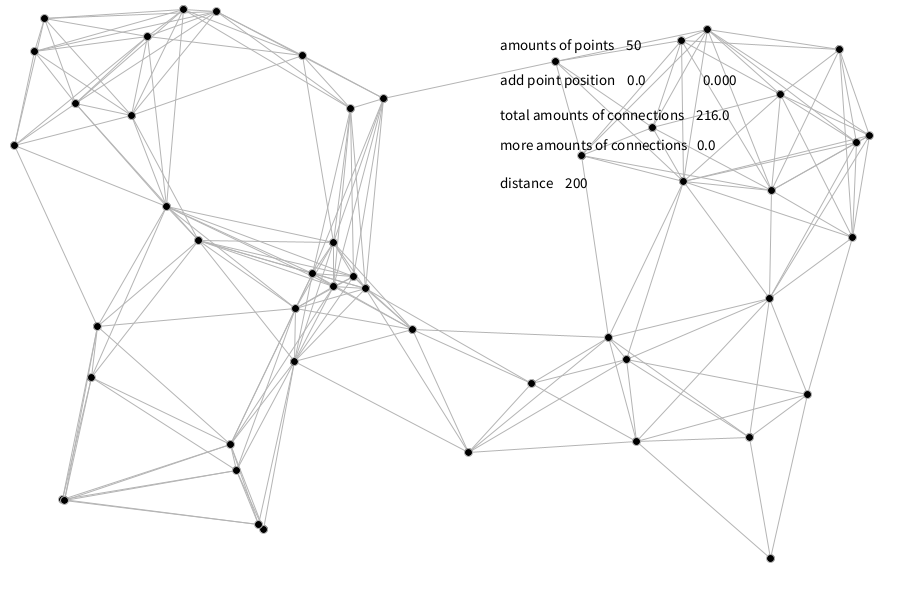
Frame 1 (no input)
Frame 60 (the mouse pressed at the canvas centre just before this capture): identical to frame 1, image omitted
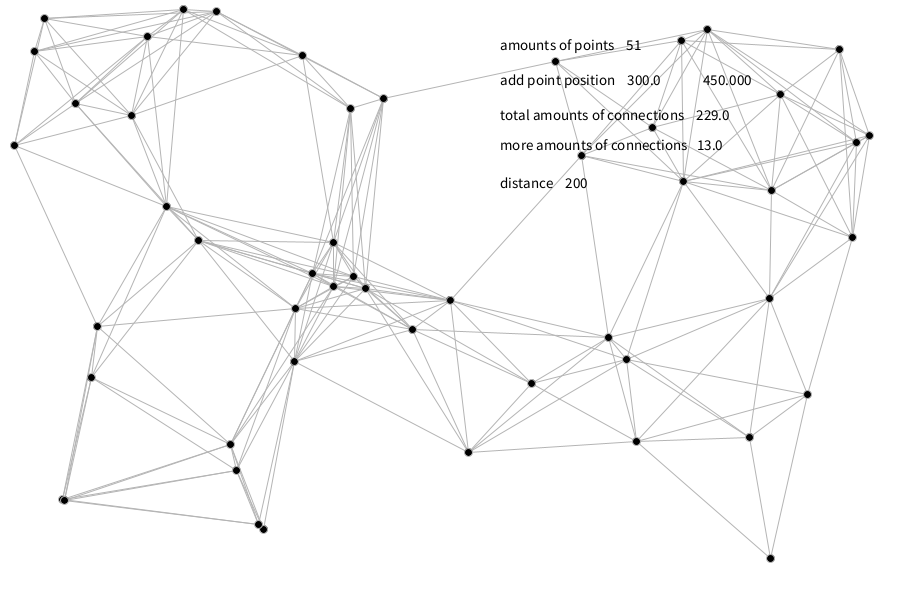
Frame 120 (the mouse held since frame 60 and released just before this capture)

The Processing sketch that drew these frames (run headless with seeded random() and noise(); from frame 60 on, the mouse is pressed at the canvas centre):

// Processing sketch: processing_106430
// ── processing_106430.pde

ArrayList points = new ArrayList();
ArrayList posX;
ArrayList posY;
int distance = 200;
float m;
float n;
float number;
float anothernumber;
float anotheranothernumber;
void setup() {
  size(900, 600);
  background(255);
  fill(0);
  smooth();
  for (int i = 0; i <50; i++) {
    PVector point = new PVector(random(0, width), random(0, height));
    points.add(point);
  }
  for (int i = 0; i < 50; i++) {
    for (int j = 0; j < i; j++) {
      if (i != j) {
        PVector pointFromArrayI = (PVector) points.get(i);
        float pointXvalueI = pointFromArrayI.x;
        float pointYvalueI = pointFromArrayI.y;

        PVector pointFromArrayJ = (PVector) points.get(j);
        float pointXvalueJ = pointFromArrayJ.x;
        float pointYvalueJ = pointFromArrayJ.y;

        float distPoints = dist(pointXvalueI, pointYvalueI, pointXvalueJ, pointYvalueJ);
        if (distPoints <= distance) {
          line(pointXvalueI, pointYvalueI, pointXvalueJ, pointYvalueJ);
          number++;
        }
        //above is for caculating number;
      }
    }
  }
    background(255);
}
void mousePressed() {  
  PVector point= new PVector(mouseX, mouseY);
  points.add(point);
  m=mouseX;
  n=mouseY;
   PVector pointFromArrayI = (PVector) points.get(points.size()-1);
    for (int j = 0; j < points.size(); j++) {
       
        float pointXvalueI = pointFromArrayI.x;
        float pointYvalueI = pointFromArrayI.y;

        PVector pointFromArrayJ = (PVector) points.get(j);
        float pointXvalueJ = pointFromArrayJ.x;
        float pointYvalueJ = pointFromArrayJ.y;

        float distPoints = dist(pointXvalueI, pointYvalueI, pointXvalueJ, pointYvalueJ);
        if (distPoints <= distance) {
          line(pointXvalueI, pointYvalueI, pointXvalueJ, pointYvalueJ);
          anothernumber++;
          anotheranothernumber=anothernumber-1;
        }
      }
      anothernumber=0;
      number=number+anotheranothernumber;
      //above is for caculating number;
}


void draw() {
  stroke(180);
  strokeWeight(1);
  background(255);
  for (int i = 0; i < points.size(); i++) {
    for (int j = 0; j < i; j++) {
      if (i != j) {
        PVector pointFromArrayI = (PVector) points.get(i);
        float pointXvalueI = pointFromArrayI.x;
        float pointYvalueI = pointFromArrayI.y;

        PVector pointFromArrayJ = (PVector) points.get(j);
        float pointXvalueJ = pointFromArrayJ.x;
        float pointYvalueJ = pointFromArrayJ.y;

        float distPoints = dist(pointXvalueI, pointYvalueI, pointXvalueJ, pointYvalueJ);
        if (distPoints <= distance) {
          line(pointXvalueI, pointYvalueI, pointXvalueJ, pointYvalueJ);
          
        }
      }
    }
  }
  for (int i = 0; i < points.size(); i++) {
    fill(0);
    PVector pointFromArrayI = (PVector) points.get(i);
     float pointXvalueI = pointFromArrayI.x;
     float pointYvalueI = pointFromArrayI.y;
  ellipse(pointFromArrayI.x,pointFromArrayI.y,8,8);
  noFill();
  }
  fill(0);
  textSize(15);
  
  text(m, 700, height/7);
  text("add point position"+"    "+n, 500, height/7);
  text("amounts of points"+"    "+points.size(), 500, height/12);
  text("total amounts of connections "+"   "+(number), 500, height/5);
  text("more amounts of connections"+"   "+anotheranothernumber, 500, height/4);
  text("distance"+"    "+distance,500,height/3.2);
}   
